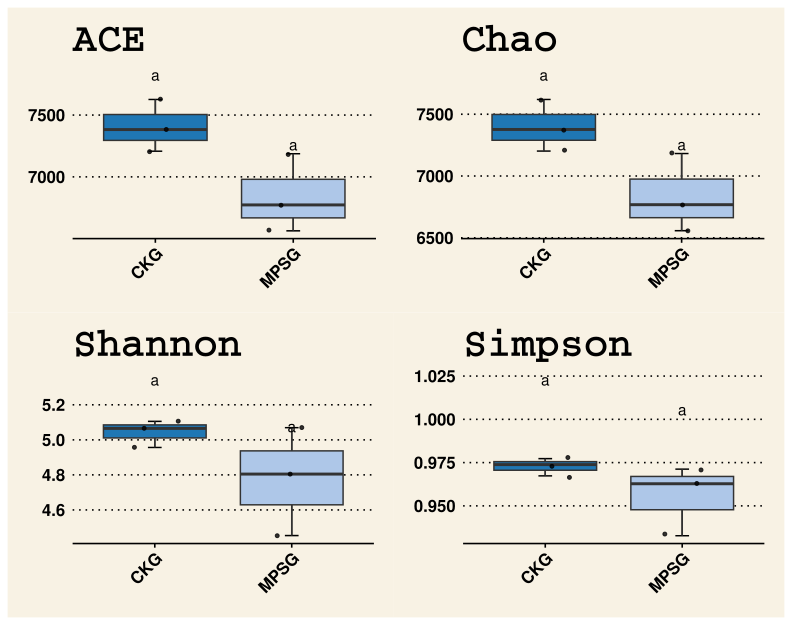

Reproduce this figure in R.

rm(list=ls())#clear Global Environment
#加载包
library(ggplot2)
library(ggpubr)
library(ggsignif)
library(ggprism)
library(vegan)
library(picante)
library(dplyr)
library(RColorBrewer)



##导入数据，所需是数据行名为样本名、列名为OTUxxx的数据表
df <- read.table("otu.txt",header = T, row.names = 1, check.names = F)
#使用vegan包计算多样性指数
Shannon <- diversity(df, index = "shannon", MARGIN = 2, base = exp(1))
Simpson <- diversity(df, index = "simpson", MARGIN = 2, base =  exp(1))
Richness <- specnumber(df, MARGIN = 2)#spe.rich =sobs
###将以上多样性指数统计成表格
index <- as.data.frame(cbind(Shannon, Simpson, Richness))
tdf <- t(df)#转置表格
tdf<-ceiling(as.data.frame(t(df)))
#计算obs，chao，ace指数
obs_chao_ace <- t(estimateR(tdf))
obs_chao_ace <- obs_chao_ace[rownames(index),]#统一行名
#将obs，chao，ace指数与前面指数计算结果进行合并
index$Chao <- obs_chao_ace[,2]
index$ACE <- obs_chao_ace[,4]
index$obs <- obs_chao_ace[,1]
#计算Pielou及覆盖度
index$Pielou <- Shannon / log(Richness, 2)
index$Goods_coverage <- 1 - colSums(df ==1) / colSums(df)
#导出表格
write.table(cbind(sample=c(rownames(index)),index),'diversity.index.txt', row.names = F, sep = '\t', quote = F)

#读入文件
index <- read.delim('diversity.index.txt', header = T, row.names = 1)
##figure:take shannon for example
index$samples <- rownames(index)#将样本名写到文件中
#读入分组文件
groups <- read.delim('group.txt',header = T, stringsAsFactors = F)
colnames(groups)[1:2] <- c('samples','group')#改列名
#合并分组信息与多样性指数
df2 <- merge(index,groups,by = 'samples')



#Shannon
p1 <- ggplot(df2,aes(x=group,y=Shannon))+#指定数据
  stat_boxplot(geom = "errorbar", width=0.1,size=0.8)+#添加误差线,注意位置，放到最后则这条线不会被箱体覆盖
  geom_boxplot(aes(fill=group), #绘制箱线图函数
               outlier.colour="white",size=0.8)+#异常点去除
  theme(panel.background =element_blank(), #背景
        axis.line=element_line(),#坐标轴的线设为显示
        plot.title = element_text(size=14))+#图例位置
  # scale_fill_manual(values=c("#ffc000","#a68dc8","blue"))+#指定颜色
  geom_jitter(width = 0.2)+#添加抖动点
  geom_signif(comparisons = list(c("A","B"),
                                 c("A","C"),
                                 c("A","D"),
                                 c("B","C"),
                                 c("B","D"),
                                 c("C","D")),# 设置需要比较的组
              map_signif_level = T, #是否使用星号显示
              test = t.test, ##计算方法
              y_position = c(3.35,3.5,3.75,4.5,4.75,5),#图中横线位置 设置
              tip_length = c(c(0,0),
                             c(0,0),
                             c(0,0),
                             c(0,0),
                             c(0,0),
                             c(0,0)),#横线下方的竖线设置
              size=0.8,color="black")+
  theme_prism(palette = "candy_bright",
              base_fontface = "plain", # 字体样式，可选 bold, plain, italic
              base_family = "serif", # 字体格式，可选 serif, sans, mono, Arial等
              base_size = 16,  # 图形的字体大小
              base_line_size = 0.8, # 坐标轴的粗细
              axis_text_angle = 45)+ # 可选值有 0，45，90，270
  scale_fill_prism(palette = "candy_bright")+
  theme(legend.position = 'none')#去除图例
p1

#Simpson
p2 <- ggplot(df2,aes(x=group,y=Simpson))+#指定数据
  stat_boxplot(geom = "errorbar", width=0.1,size=0.8)+#添加误差线,注意位置，放到最后则这条线不会被箱体覆盖
  geom_boxplot(aes(fill=group), #绘制箱线图函数
               outlier.colour="white",size=0.8)+#异常点去除
  theme(panel.background =element_blank(), #背景
        axis.line=element_line(),#坐标轴的线设为显示
        plot.title = element_text(size=14))+#图例位置
  # scale_fill_manual(values=c("#ffc000","#a68dc8","blue"))+#指定颜色
  geom_jitter(width = 0.2)+#添加抖动点
  geom_signif(comparisons = list(c("A","B"),
                                 c("A","C"),
                                 c("A","D"),
                                 c("B","C"),
                                 c("B","D"),
                                 c("C","D")),# 设置需要比较的组
              map_signif_level = T, #是否使用星号显示
              test = t.test, ##计算方法
              y_position = c(0.75,0.775,0.8,1,1.05,1.125),#图中横线位置 设置
              tip_length = c(c(0,0),
                             c(0,0),
                             c(0,0),
                             c(0,0),
                             c(0,0),
                             c(0,0)),#横线下方的竖线设置
              size=0.8,color="black")+
  theme_prism(palette = "candy_bright",
              base_fontface = "plain", # 字体样式，可选 bold, plain, italic
              base_family = "serif", # 字体格式，可选 serif, sans, mono, Arial等
              base_size = 16,  # 图形的字体大小
              base_line_size = 0.8, # 坐标轴的粗细
              axis_text_angle = 45)+ # 可选值有 0，45，90，270
  scale_fill_prism(palette = "candy_bright")+
  theme(legend.position = 'none')#去除图例
p2

#Ace
p3 <- ggplot(df2,aes(x=group,y=ACE))+#指定数据
  stat_boxplot(geom = "errorbar", width=0.1,size=0.8)+#添加误差线,注意位置，放到最后则这条线不会被箱体覆盖
  geom_boxplot(aes(fill=group), #绘制箱线图函数
               outlier.colour="white",size=0.8)+#异常点去除
  theme(panel.background =element_blank(), #背景
        axis.line=element_line(),#坐标轴的线设为显示
        plot.title = element_text(size=14))+#图例位置
  # scale_fill_manual(values=c("#ffc000","#a68dc8","blue"))+#指定颜色
  geom_jitter(width = 0.2)+#添加抖动点
  geom_signif(comparisons = list(c("A","B"),
                                 c("A","C"),
                                 c("A","D"),
                                 c("B","C"),
                                 c("B","D"),
                                 c("C","D")),# 设置需要比较的组
              map_signif_level = T, #是否使用星号显示
              test = t.test, ##计算方法
              y_position = c(500,520,540,560,580,600),#图中横线位置 设置
              tip_length = c(c(0,0),
                             c(0,0),
                             c(0,0),
                             c(0,0),
                             c(0,0),
                             c(0,0)),#横线下方的竖线设置
              size=0.8,color="black")+
  theme_prism(palette = "candy_bright",
              base_fontface = "plain", # 字体样式，可选 bold, plain, italic
              base_family = "serif", # 字体格式，可选 serif, sans, mono, Arial等
              base_size = 16,  # 图形的字体大小
              base_line_size = 0.8, # 坐标轴的粗细
              axis_text_angle = 45)+ # 可选值有 0，45，90，270
  scale_fill_prism(palette = "candy_bright")+
  theme(legend.position = 'none')#去除图例
p3

#Chao
p4 <- ggplot(df2,aes(x=group,y=Chao))+#指定数据
  stat_boxplot(geom = "errorbar", width=0.1,size=0.8)+#添加误差线,注意位置，放到最后则这条线不会被箱体覆盖
  geom_boxplot(aes(fill=group), #绘制箱线图函数
               outlier.colour="white",size=0.8)+#异常点去除
  theme(panel.background =element_blank(), #背景
        axis.line=element_line(),#坐标轴的线设为显示
        plot.title = element_text(size=14))+#图例位置
  # scale_fill_manual(values=c("#ffc000","#a68dc8","blue"))+#指定颜色
  geom_jitter(width = 0.2)+#添加抖动点
  geom_signif(comparisons = list(c("A","B"),
                                 c("A","C"),
                                 c("A","D"),
                                 c("B","C"),
                                 c("B","D"),
                                 c("C","D")),# 设置需要比较的组
              map_signif_level = T, #是否使用星号显示
              test = t.test, ##计算方法
              y_position = c(500,520,540,560,580,600),#图中横线位置 设置
              tip_length = c(c(0,0),
                             c(0,0),
                             c(0,0),
                             c(0,0),
                             c(0,0),
                             c(0,0)),#横线下方的竖线设置
              size=0.8,color="black")+
  theme_prism(palette = "candy_bright",
              base_fontface = "plain", # 字体样式，可选 bold, plain, italic
              base_family = "serif", # 字体格式，可选 serif, sans, mono, Arial等
              base_size = 16,  # 图形的字体大小
              base_line_size = 0.8, # 坐标轴的粗细
              axis_text_angle = 45)+ # 可选值有 0，45，90，270
  scale_fill_prism(palette = "candy_bright")+
  theme(legend.position = 'none')#去除图例
p4


library("gridExtra")
library("cowplot")
plot_grid(p1,p2,p3,p4, labels=c('A','B','C','D'), ncol=2, nrow=2)#拼图及标注
ggsave('用来看显著性的.pdf',width=12,height = 12)




#另一个方法
library(ggplot2)
library(ggthemes)
library(tidyverse)
library(agricolae)
library(car)
library(reshape2)

##导入数据
df <- read.table("index.txt",header = T, row.names = 1, check.names = F)
df$group <- factor(df$group,levels = c('KG','SG'))#记得改分组
head(df)

#是否符合正态分布#
qqPlot(lm(df$ACE ~ df$group, data=df), 
       simulate=TRUE, main="Q-Q Plot", lables=FALSE)


##正态检验
shapiro.test(df$ACE)
# Bartlett检验
bartlett.test(df$ACE ~ df$group, data=df)
# Levene检验,对原始数据的正态性不敏感
leveneTest(df$ACE ~ df$group, data=df)


model<-aov(ACE ~ group, data=df)


out <- LSD.test(model,"group", p.adj="none")
grou<- group_by(df,group)
bar_data <- summarise(grou,sd(ACE,na.rm = T))#计算误差
#整理数据
bar_data2 <- merge(bar_data ,out$group,by.x="group",by.y = "row.names",all = F)#合并数据
bar_data2<-bar_data2[order(bar_data2$group),]

#定义label
label<-bar_data2$groups
#绘图
p1<-ggplot(df,aes(group,ACE,fill=group))+
  stat_boxplot(geom = "errorbar", width=0.1)+
  geom_boxplot(position="dodge")+
  ggtitle("ACE")+
  theme_wsj()+
  scale_fill_manual(values=c("#1f77b4", "#aec7e8", "#ff7f0e", "#ffbb78", "#98df8a", "#d62728", "#ff9896", 
                             "#9467bd", "#8c564b", "#c49c94", "#e377c2", "#f7b6d2", "#c7c7c7", "#bcbd22", 
                             "#dbdb8d", "#17becf", "#9edae5", "yellow"))+#指定颜色
  guides(fill=guide_legend(title=NULL)) +
  theme(legend.position = 'none',
        axis.text.x = element_text(angle = 45,vjust = 1,hjust = 1))+
  geom_text(data=bar_data2,aes(x=group,y=ACE+sd(ACE,na.rm=T)+20,label=label))+#添加字母标记
  geom_jitter(alpha=0.8,width = 0.2,size=1)#添加抖动点
p1


#是否符合正态分布#
qqPlot(lm(df$Chao ~ df$group, data=df), 
       simulate=TRUE, main="Q-Q Plot", lables=FALSE)
##正态检验
shapiro.test(df$Chao)
bartlett.test(df$Chao ~ df$group, data=df)
# Levene检验,对原始数据的正态性不敏感
leveneTest(df$Chao ~ df$group, data=df)
######方差检验
model<-aov(Chao ~ group, data=df)
#进行多重比较，不矫正P值
out <- LSD.test(model,"group", p.adj="none")#结果显示：标记字母法out$group
grou<- group_by(df,group)
bar_data <- summarise(grou,sd(Chao,na.rm = T))#计算误差
#整理数据
bar_data2 <- merge(bar_data ,out$group,by.x="group",by.y = "row.names",all = F)#合并数据
bar_data2<-bar_data2[order(bar_data2$group),]

#定义label
label<-bar_data2$groups
#绘图
p2<-ggplot(df,aes(group,Chao,fill=group))+
  stat_boxplot(geom = "errorbar", width=0.1)+
  geom_boxplot(position="dodge")+
  ggtitle("Chao")+
  theme_wsj()+
  scale_fill_manual(values=c("#1f77b4", "#aec7e8", "#ff7f0e", "#ffbb78", "#98df8a", "#d62728", "#ff9896", 
                             "#9467bd", "#8c564b", "#c49c94", "#e377c2", "#f7b6d2", "#c7c7c7", "#bcbd22", 
                             "#dbdb8d", "#17becf", "#9edae5", "yellow"))+#指定颜色
  guides(fill=guide_legend(title=NULL)) +
  theme(legend.position = 'none',
        axis.text.x = element_text(angle = 45,vjust = 1,hjust = 1))+
  geom_text(data=bar_data2,aes(x=group,y=Chao+sd(Chao,na.rm=T)+20,label=label))+#添加字母标记
  geom_jitter(alpha=0.8,width = 0.2,size=1)#添加抖动点
p2


#是否符合正态分布
qqPlot(lm(df$Shannon ~ df$group, data=df), 
       simulate=TRUE, main="Q-Q Plot", lables=FALSE)
##正态检验
shapiro.test(df$Shannon)
bartlett.test(df$Shannon ~ df$group, data=df)
# Levene检验,对原始数据的正态性不敏感
leveneTest(df$Shannon ~ df$group, data=df)
######方差检验
model<-aov(Shannon ~ group, data=df)
#进行多重比较，不矫正P值
out <- LSD.test(model,"group", p.adj="none")
grou<- group_by(df,group)
bar_data <- summarise(grou,sd(Shannon,na.rm = T))#计算误差
#整理数据
bar_data2 <- merge(bar_data ,out$group,by.x="group",by.y = "row.names",all = F)#合并数据
bar_data2<-bar_data2[order(bar_data2$group),]
#定义label
label<-bar_data2$groups
#绘图
p3<-ggplot(df,aes(group,Shannon,fill=group))+
  stat_boxplot(geom = "errorbar", width=0.1)+
  geom_boxplot(position="dodge")+
  ggtitle("Shannon")+
  theme_wsj()+
  scale_fill_manual(values=c("#1f77b4", "#aec7e8", "#ff7f0e", "#ffbb78", "#98df8a", "#d62728", "#ff9896", 
                             "#9467bd", "#8c564b", "#c49c94", "#e377c2", "#f7b6d2", "#c7c7c7", "#bcbd22", 
                             "#dbdb8d", "#17becf", "#9edae5", "yellow"))+#指定颜色
  guides(fill=guide_legend(title=NULL)) +
  theme(legend.position = 'none',
        axis.text.x = element_text(angle = 45,vjust = 1,hjust = 1))+
  geom_text(data=bar_data2,aes(x=group,y=Shannon+0.3,label=label))+#添加字母标记
  geom_jitter(alpha=0.8,width = 0.2,size=1)#添加抖动点
p3


#是否符合正态分布#
qqPlot(lm(df$Simpson ~ df$group, data=df), 
       simulate=TRUE, main="Q-Q Plot", lables=FALSE)
##正态检验
shapiro.test(df$Simpson)
bartlett.test(df$Simpson ~ df$group, data=df)
# Levene检验,对原始数据的正态性不敏感
leveneTest(df$Simpson ~ df$group, data=df)
####方差检验
model<-aov(Simpson ~ group, data=df)
#进行多重比较，不矫正P值
out <- LSD.test(model,"group", p.adj="none")
grou<- group_by(df,group)
bar_data <- summarise(grou,sd(Simpson,na.rm = T))#计算误差
#整理数据
bar_data2 <- merge(bar_data ,out$group,by.x="group",by.y = "row.names",all = F)#合并数据
bar_data2<-bar_data2[order(bar_data2$group),]
#定义label
label<-bar_data2$groups
#绘图
p4<-ggplot(df,aes(group,Simpson,fill=group))+
  stat_boxplot(geom = "errorbar", width=0.1)+
  geom_boxplot(position="dodge")+
  ggtitle("Simpson")+
  theme_wsj()+
  scale_fill_manual(values=c("#1f77b4", "#aec7e8", "#ff7f0e", "#ffbb78", "#98df8a", "#d62728", "#ff9896", 
                             "#9467bd", "#8c564b", "#c49c94", "#e377c2", "#f7b6d2", "#c7c7c7", "#bcbd22", 
                             "#dbdb8d", "#17becf", "#9edae5", "yellow"))+#指定颜色
  guides(fill=guide_legend(title=NULL)) +
  theme(legend.position = 'none',
        axis.text.x = element_text(angle = 45,vjust = 1,hjust = 1))+
  geom_text(data=bar_data2,aes(x=group,y=Simpson+0.05,label=label))+#添加字母标记
  geom_jitter(alpha=0.8,width = 0.2,size=1)#添加抖动点
p4



#拼图
library(patchwork)
(p1+p2)/(p3+p4)
